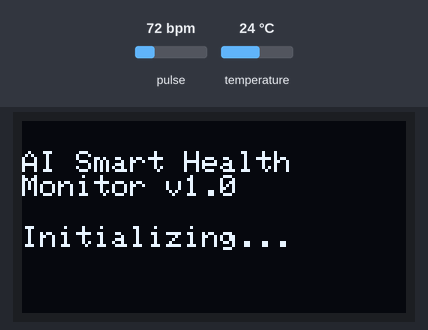
Bench run of a sketch on a simulated ESP32. Shown: 128×64 one-colour display. The inputs (shaded band) are chosen by the test bench; at power-on: temperature 24 °C, pulse 72 bpm. WiFi joins after 1.5 s; servers stay silent unless stated; uploads are accepted with an empty reply; random numbers use the default seed unless the sketch sets one; what the sketch prints to the serial monitor is not drawn.

Above: at 1.1 s.
At 4.9 s:
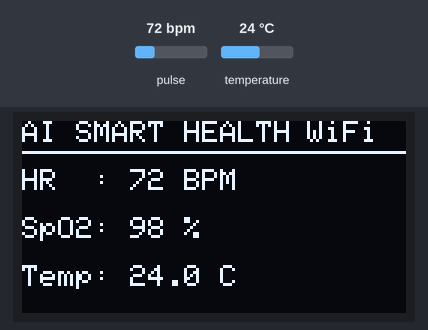
5.0 s: temperature set to 28 °C
At 7.5 s:
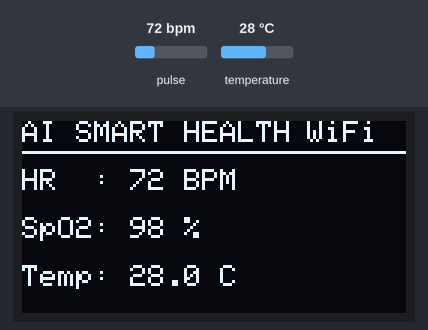
9.8 s: temperature set to 33 °C
At 11.7 s:
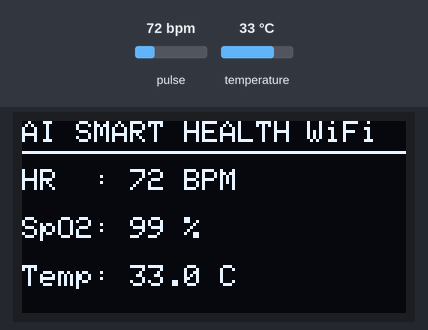
13.8 s: temperature set to 41 °C
At 14.8 s:
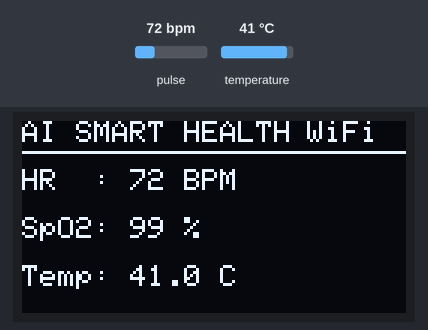
Timing chart, 0 to 16.8 s (numbered marks = the images above; inputs shaded):
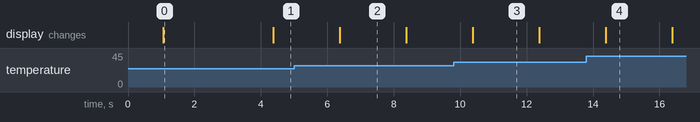

Measured:
- what the display in image 0 shows lasts 3.3 s, from 1.1 s to 4.4 s

The sketch:

esp32_smart_health_monitor.ino
```cpp
/*
  =============================================================================
  Project: AI Smart Health Monitor - ESP32 Firmware
  Sensors: MAX30102 (Heart Rate & SpO2), DS18B20 (Body Temp), SSD1306 OLED (Display)
  Educational Disclaimer: NOT A MEDICAL DIAGNOSTIC DEVICE
  =============================================================================
*/

#include <WiFi.h>
#include <WiFiClientSecure.h>
#include <HTTPClient.h>
#include <Wire.h>
#include <Adafruit_GFX.h>
#include <Adafruit_SSD1306.h>
#include <OneWire.h>
#include <DallasTemperature.h>
#include "MAX30105.h"
#include "heartRate.h"
#include <ArduinoJson.h>

// ==================== CONFIGURABLE CONSTANTS ====================
const char* WIFI_SSID = "YOUR_WIFI_SSID";
const char* WIFI_PASSWORD = "YOUR_WIFI_PASSWORD";
const char* BACKEND_URL = "http://192.168.1.100:5000/api/readings"; // Replace with Backend IP
const char* DEVICE_ID = "ESP32-HEALTH-001";

// Timing Intervals (in milliseconds)
const unsigned long SENSOR_SAMPLING_INTERVAL = 2000; // Read sensors every 2 sec
const unsigned long HTTP_POST_INTERVAL = 5000;       // Send data to backend every 5 sec
const unsigned long OLED_REFRESH_INTERVAL = 1000;     // Update screen every 1 sec

// Pin Definitions
#define ONE_WIRE_BUS 4  // DS18B20 Data Pin (GPIO 4)
#define SDA_PIN 21      // I2C SDA
#define SCL_PIN 22      // I2C SCL
#define OLED_RESET -1
#define SCREEN_WIDTH 128
#define SCREEN_HEIGHT 64

// ==================== OBJECT INITIALIZATION ====================
Adafruit_SSD1306 display(SCREEN_WIDTH, SCREEN_HEIGHT, &Wire, OLED_RESET);
MAX30105 particleSensor;
OneWire oneWire(ONE_WIRE_BUS);
DallasTemperature tempSensor(&oneWire);

// Sensor Data State
float currentHeartRate = 72.0;
float currentSpO2 = 98.0;
float currentTemp = 36.6;
bool max30102Detected = false;
bool ds18b20Detected = false;

// Non-blocking Timers
unsigned long lastSensorReadTime = 0;
unsigned long lastHttpPostTime = 0;
unsigned long lastOledRefreshTime = 0;

// Pulse Algorithm Variables
const byte RATE_SIZE = 4;
byte rates[RATE_SIZE];
byte rateIdx = 0;
long lastBeat = 0;
float beatsPerMinute = 0.0;
int beatAvg = 0;

// ==================== SETUP ====================
void setup() {
  Serial.begin(115200);
  delay(1000);
  Serial.println("\n=== AI Smart Health Monitor - ESP32 Starting ===");

  // Initialize I2C
  Wire.begin(SDA_PIN, SCL_PIN);

  // Initialize OLED Display
  if (!display.begin(SSD1306_SWITCHCAPVCC, 0x3C)) {
    Serial.println("[-] SSD1306 OLED allocation failed!");
  } else {
    display.clearDisplay();
    display.setTextColor(SSD1306_WHITE);
    display.setTextSize(1);
    display.setCursor(0, 10);
    display.println("AI Smart Health");
    display.println("Monitor v1.0");
    display.setCursor(0, 35);
    display.println("Initializing...");
    display.display();
    delay(1000);
  }

  // Initialize MAX30102
  if (!particleSensor.begin(Wire, I2C_SPEED_FAST)) {
    Serial.println("[-] MAX30102 pulse sensor was not found. Check wiring!");
    max30102Detected = false;
  } else {
    Serial.println("[+] MAX30102 sensor detected successfully.");
    particleSensor.setup(); // Configure sensor with default settings
    particleSensor.setPulseAmplitudeRed(0x0A); // Turn Red LED to low to indicate sensor is running
    particleSensor.setPulseAmplitudeGreen(0);
    max30102Detected = true;
  }

  // Initialize DS18B20 Temperature Sensor
  tempSensor.begin();
  int deviceCount = tempSensor.getDeviceCount();
  if (deviceCount > 0) {
    Serial.printf("[+] DS18B20 temperature sensor detected (%d device found).\n", deviceCount);
    ds18b20Detected = true;
  } else {
    Serial.println("[-] DS18B20 temperature sensor not detected.");
    ds18b20Detected = false;
  }

  // Connect Wi-Fi
  connectToWiFi();
}

// ==================== MAIN LOOP ====================
void loop() {
  unsigned long currentMillis = millis();

  // 1. Read Sensors continuously / periodically
  if (currentMillis - lastSensorReadTime >= SENSOR_SAMPLING_INTERVAL) {
    lastSensorReadTime = currentMillis;
    readSensors();
  }

  // 2. Update Local OLED Display
  if (currentMillis - lastOledRefreshTime >= OLED_REFRESH_INTERVAL) {
    lastOledRefreshTime = currentMillis;
    updateOLEDDisplay();
  }

  // 3. Send HTTP POST payload to Backend
  if (currentMillis - lastHttpPostTime >= HTTP_POST_INTERVAL) {
    lastHttpPostTime = currentMillis;
    sendReadingsToBackend();
  }

  // Check Wi-Fi reconnection if lost
  if (WiFi.status() != WL_CONNECTED) {
    connectToWiFi();
  }
}

// ==================== HELPER FUNCTIONS ====================

void connectToWiFi() {
  if (WiFi.status() == WL_CONNECTED) return;

  Serial.printf("[Wi-Fi] Connecting to %s...\n", WIFI_SSID);
  WiFi.begin(WIFI_SSID, WIFI_PASSWORD);

  int attempts = 0;
  while (WiFi.status() != WL_CONNECTED && attempts < 15) {
    delay(500);
    Serial.print(".");
    attempts++;
  }

  if (WiFi.status() == WL_CONNECTED) {
    Serial.println("\n[Wi-Fi] Connected!");
    Serial.print("[Wi-Fi] IP Address: ");
    Serial.println(WiFi.localIP());
  } else {
    Serial.println("\n[Wi-Fi] Connection failed. Will retry during main loop...");
  }
}

void readSensors() {
  // --- Read Temperature from DS18B20 ---
  if (ds18b20Detected) {
    tempSensor.requestTemperatures();
    float tempC = tempSensor.getTempCByIndex(0);
    if (tempC > 20.0 && tempC < 50.0) {
      currentTemp = tempC;
    }
  } else {
    // Simulated realistic fallback if sensor physically disconnected
    currentTemp = 36.5 + (random(-2, 3) * 0.1);
  }

  // --- Read Heart Rate & SpO2 from MAX30102 ---
  if (max30102Detected) {
    long irValue = particleSensor.getIR();
    if (checkForBeat(irValue) == true) {
      long delta = millis() - lastBeat;
      lastBeat = millis();

      beatsPerMinute = 60 / (delta / 1000.0);
      if (beatsPerMinute < 220 && beatsPerMinute > 40) {
        rates[rateIdx++] = (byte)beatsPerMinute;
        rateIdx %= RATE_SIZE;

        int total = 0;
        for (byte x = 0; x < RATE_SIZE; x++) total += rates[x];
        beatAvg = total / RATE_SIZE;
        currentHeartRate = (float)beatAvg;
      }
    }

    if (irValue < 50000) {
      // Finger not placed properly on sensor
      Serial.println("[MAX30102] Finger not detected.");
    } else {
      // SpO2 calculation placeholder based on red/ir ratio
      currentSpO2 = 97.0 + random(0, 3);
    }
  } else {
    // Simulated realistic values if hardware sensor is absent
    currentHeartRate = 72.0 + random(-3, 4);
    currentSpO2 = 98.0 + (random(0, 2) * -0.5);
  }

  Serial.printf("[SENSORS] HR: %.1f BPM | SpO2: %.1f%% | Temp: %.1f °C\n",
                currentHeartRate, currentSpO2, currentTemp);
}

void updateOLEDDisplay() {
  display.clearDisplay();

  // Header
  display.setTextSize(1);
  display.setCursor(0, 0);
  display.print("AI SMART HEALTH");
  display.setCursor(95, 0);
  display.print(WiFi.status() == WL_CONNECTED ? "WiFi" : "NO-WF");

  display.drawLine(0, 10, 128, 10, SSD1306_WHITE);

  // Heart Rate
  display.setCursor(0, 16);
  display.print("HR  : ");
  display.setTextSize(1);
  display.printf("%.0f BPM", currentHeartRate);

  // SpO2
  display.setCursor(0, 32);
  display.print("SpO2: ");
  display.printf("%.0f %%", currentSpO2);

  // Temperature
  display.setCursor(0, 48);
  display.print("Temp: ");
  display.printf("%.1f C", currentTemp);

  display.display();
}

void sendReadingsToBackend() {
  if (WiFi.status() != WL_CONNECTED) {
    Serial.println("[HTTP] Cannot send payload: Wi-Fi disconnected.");
    return;
  }

  HTTPClient http;
  WiFiClientSecure client;

  if (String(BACKEND_URL).startsWith("https")) {
    client.setInsecure(); // Skip SSL certificate verification for ease of deployment on Render HTTPS
    http.begin(client, BACKEND_URL);
  } else {
    http.begin(BACKEND_URL);
  }
  http.addHeader("Content-Type", "application/json");

  // Build JSON Payload
  StaticJsonDocument<200> doc;
  doc["deviceId"] = DEVICE_ID;
  doc["heartRate"] = currentHeartRate;
  doc["spo2"] = currentSpO2;
  doc["temperature"] = currentTemp;

  String requestBody;
  serializeJson(doc, requestBody);

  Serial.printf("[HTTP] POST %s -> %s\n", BACKEND_URL, requestBody.c_str());

  int httpResponseCode = http.POST(requestBody);
  if (httpResponseCode > 0) {
    Serial.printf("[HTTP] Success! Response Code: %d\n", httpResponseCode);
  } else {
    Serial.printf("[HTTP] Failed! Error code: %s\n", http.errorToString(httpResponseCode).c_str());
  }

  http.end();
}
```
